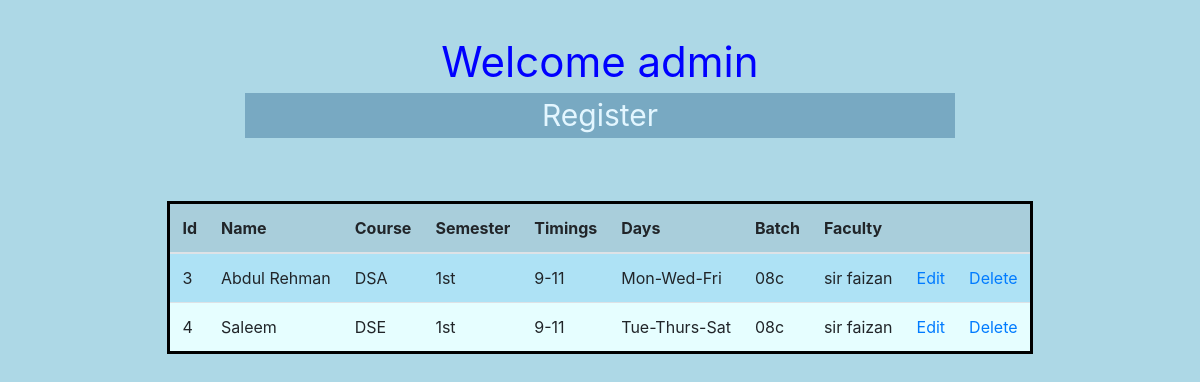
The app's page /adminindex.php (signed in) with its own data.
### tables this page shows
CREATE TABLE `studenttb` (
  `studentid` int(11) NOT NULL,
  `studentname` varchar(55) NOT NULL,
  `studentcourse` varchar(55) NOT NULL,
  `studentsemester` varchar(55) NOT NULL,
  `studenttimings` varchar(55) NOT NULL,
  `studentdays` varchar(55) NOT NULL,
  `studentbatch` varchar(55) NOT NULL,
  `facultyname` varchar(55) NOT NULL
);

### adminindex.php (the view, shortened to what this page needs)
<?php
include('db.php');
?>
<!DOCTYPE html>
<html lang="en">
<head>
    <link rel="stylesheet" href="https://cdn.jsdelivr.net/npm/bootstrap@4.6.1/dist/css/bootstrap.min.css">
</head>
<body>
  <center>
<?php
if(isset($_SESSION['username']))
{
	echo'<p class="adminwlc">Welcome '.$_SESSION['username'].'</p>';
}
else
{
	header('location:index.php');
}
?></center>
<a href='Registration.php' class="registerbutton"><div class="rgdiv">Register</div></a>
<?php
include('db.php');
$query = "select * from studenttb";
$row = mysqli_query($con,$query);
$totalrow = mysqli_num_rows($row);
if ($totalrow != 0)
	{
?>
    <div class="container">
<table class="table">
  <thead>
    <tr>
      <th scope="col">Id</th>
      <th scope="col">Name</th>
      <th scope="col">Course</th>
      <th scope="col">Semester</th>
      <th scope="col">Timings</th>
      <th scope="col">Days</th>
      <th scope="col">Batch</th>
      <th scope="col">Faculty</th>
      <th scope="col"> </th>
      <th scope="col"> </th>
    </tr>
  </thead>
  <tbody>
<?php
		while($data = mysqli_fetch_assoc($row))
		{
			echo "<tr>
      <td scope='col'>". $data["studentid"]."</td>
      <td scope='col'>". $data["studentname"]."</td>
      <td scope='col'>". $data["studentcourse"]."</td>
      <td scope='col'>". $data["studentsemester"]."</td>
      <td scope='col'>". $data["studenttimings"]."</td>
      <td scope='col'>". $data["studentdays"]."</td>
      <td scope='col'>". $data["studentbatch"]."</td>
      <td scope='col'>". $data["facultyname"]."</td>
      <td><a href='edit.php?studentid=$data[studentid]&studentname=$data[studentname]&studentcourse=$data[studentcourse]&studentsemester=$data[studentsemester]&studenttimings=$data[studenttimings]&studentdays=$data[studentdays]&studentbatch=$data[studentbatch]&facultyname=$data[facultyname]'>Edit</a></td>
      <td><a href='delete.php?studentid=$data[studentid]&studentname=$data[studentname]&studentcourse=$data[studentcourse]&studentsemester=$data[studentsemester]&studenttimings=$data[studenttimings]&studentdays=$data[studentdays]&studentbatch=$data[studentbatch]&facultyname=$data[facultyname]'>Delete</a></td>
    </tr>
      ";
			}
		}
		else
		{
			echo"No Records Found";
			}
?>
</tbody>
</table>
</div>
</body>
</html>

### adminindex.php (style rules this page uses)
body { display: grid; justify-content: center; align-items: center; height: 50vh; background-color: lightblue; }
thead tr { background-color: #a9cedb }
tbody tr:nth-child(odd) { background-color: #aee2f5 }
tbody tr:nth-child(even) { background-color: #e6feff }
.registerbutton { font-size: 30px; margin-inline: 10%; text-decoration: none; color:#e3f6ff; border:3px solid transparent; transition: .3s; }
.rgdiv { background-color: #78a9c2; display: flex; justify-content: center; align-items: center; }
.adminwlc { width: 50%; font-size: 42px; color: blue; margin-bottom: -100px; }
table { border: 3px solid black; }

### records on screen
studenttb: studentid "3", studentname "Abdul Rehman", studentcourse "DSA", studentsemester "1st", studenttimings "9-11", studentdays "Mon-Wed-Fri", studentbatch "08c", facultyname "sir faizan"
studenttb: studentid "4", studentname "Saleem", studentcourse "DSE", studentsemester "1st", studenttimings "9-11", studentdays "Tue-Thurs-Sat", studentbatch "08c", facultyname "sir faizan"

### other values on screen
$_SESSION['username'] "admin"
